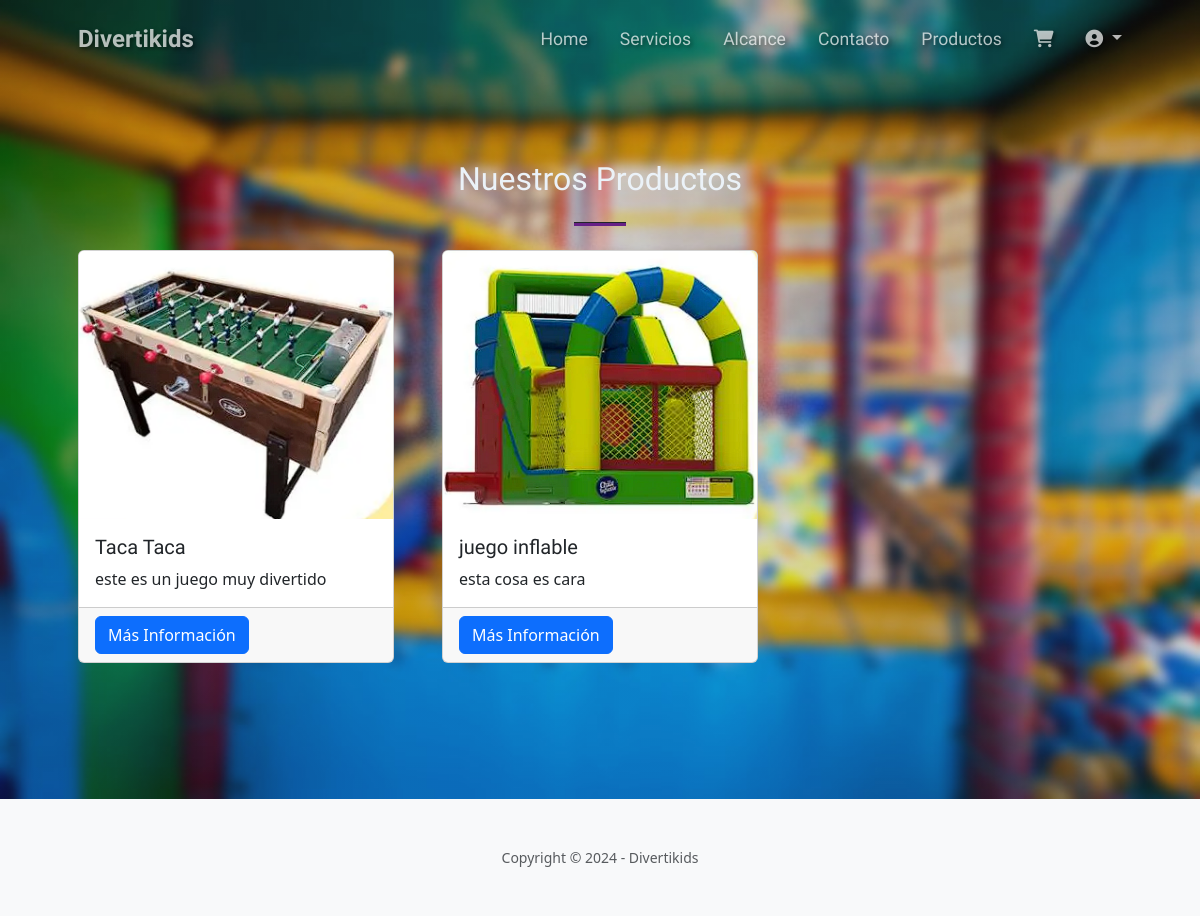
Page /productos/ on the earlier database version.
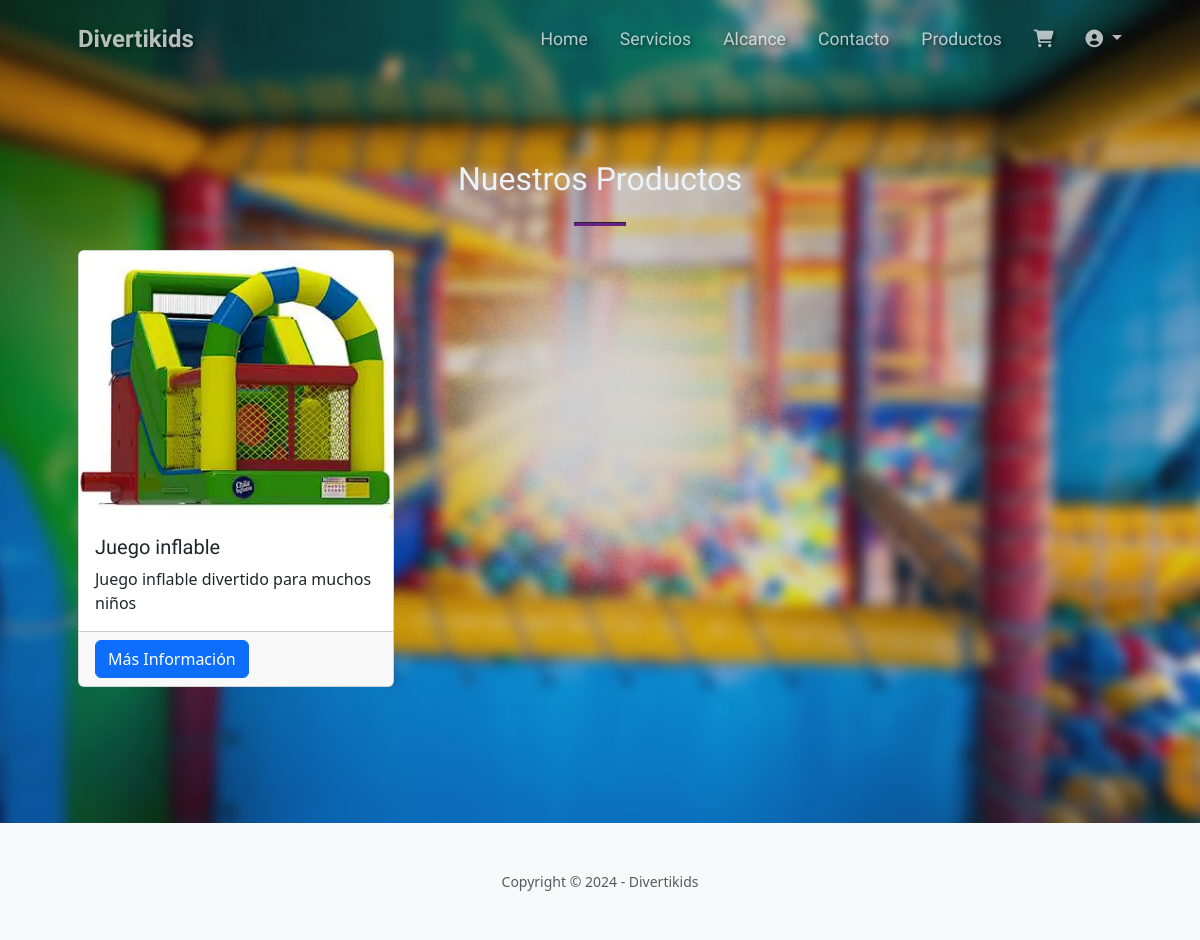
Same page on the later database version.
### games/models.py (models this page shows, shortened)
class Products(models.Model):
    title = models.CharField(max_length=80, verbose_name="Título")
    price = models.IntegerField(verbose_name="Precio")
    imagen = models.ImageField(upload_to="games", verbose_name="Imagen", null=True)
    description = models.TextField(verbose_name="Descripción")
    age_min = models.IntegerField(verbose_name="Edad mínima permitida", null=True)
    age_max = models.IntegerField(verbose_name="Edad máxima permitida", null=True)
    width = models.DecimalField(max_digits=5, decimal_places=2, verbose_name="Ancho (m)", null=True)
    height = models.DecimalField(max_digits=5, decimal_places=2, verbose_name="Largo (m)", null=True)
    stock = models.IntegerField(verbose_name="Cantidad")
    created = models.DateTimeField(auto_now_add=True)
    updated = models.DateTimeField(auto_now=True)
    class Meta:
        verbose_name = "Producto"
        verbose_name_plural = "Productos"

### games/views.py (the view)
# urls.py: path('productos/', views_game.productos, name='productos'),
def productos(request):
    productos=Products.objects.all()
    return render(request,"core/productos.html",{'productos':productos})

### core/templates/core/productos.html (shortened to what this page needs)
{% extends 'core/base.html' %}
{% block link %}
    {% load static %}
    <link href="https://cdn.jsdelivr.net/npm/bootstrap@5.3.0/dist/css/bootstrap.min.css" rel="stylesheet">
    <link rel="stylesheet" href="{% static 'core/css/c.css' %}">
{% endblock %}
{% block cont %}
    <section class="page-section bg-light" id="productos">
        <div class="container px-4 px-lg-5">
            <h2 class="text-center mt-0" style="color: rgb(235, 242, 248);">Nuestros Productos</h2>
            <hr class="divider" />
            <div class="row gx-4 gx-lg-5">
            {% for n in productos %}
                <div class="col-lg-4 col-md-6 mb-5">
                    <div class="card h-100">
                        <img class="card-img-top" src="{{n.imagen.url}}" alt="{{ n.title }}">
                        <div class="card-body">
                            <h5 class="card-title">{{n.title}}</h5>
                            <p class="card-text">{{n.description}}</p>
                        </div>
                        <div class="card-footer">
                            <button class="btn btn-primary" data-bs-toggle="modal" data-bs-target="#productModal{{ forloop.counter }}">Más Información</button>
                        </div>
                    </div>
                </div>
            {% endfor %}
            </div>
        </div>
    </section>
{% endblock %}

### core/templates/core/base.html (shortened to what this page needs)
<!DOCTYPE html>
<html lang="en">
    <head>
        <link href="https://cdn.jsdelivr.net/npm/bootstrap-icons@1.5.0/font/bootstrap-icons.css" rel="stylesheet" />
        <link href="https://cdnjs.cloudflare.com/ajax/libs/SimpleLightbox/2.1.0/simpleLightbox.min.css" rel="stylesheet" />
        <link rel="stylesheet" href="https://cdnjs.cloudflare.com/ajax/libs/font-awesome/6.0.0-beta3/css/all.min.css">
        {% load static %}
        <link rel="stylesheet" href="{% static 'core/css/styles.css' %}">
        <link rel="stylesheet" href="{% static 'core/css/styles_general.css' %}">
        <link rel="stylesheet" href="{% static 'core/js/scripts.js' %}">
        <link rel="stylesheet" href="{% static 'core/assets/img' %}">
        {%block link%}
        {%endblock%}
    </head>
    <body>
        <nav class="navbar navbar-expand-lg navbar-light fixed-top py-3" id="mainNav">
            <div class="container px-4 px-lg-5">
                <a class="navbar-brand" href="{% url 'home' %}#">Divertikids</a>
                <div class="collapse navbar-collapse" id="navbarResponsive">
                    <ul class="navbar-nav ms-auto my-2 my-lg-0">
                        <li class="nav-item"><a class="nav-link" href="{% url 'home' %}#">Home</a></li>
                        <li class="nav-item"><a class="nav-link" href="{% url 'home' %}#services">Servicios</a></li>
                        <li class="nav-item"><a class="nav-link" href="{% url 'home' %}#range">Alcance</a></li>
                        <li class="nav-item"><a class="nav-link" href="{% url 'home' %}#contact">Contacto</a></li>
                        <li class="nav-item"><a class="nav-link" href="{% url 'productos' %}">Productos</a></li>
                        <li class="nav-item"><a class="nav-link" href="{% url 'carrito' %}">
                            <i class="fa-solid fa-cart-shopping"></i>
                        </a></li>
                        <li class="nav-item dropdown">
                            <a class="nav-link dropdown-toggle" href="" id="userDropdown" role="button" data-bs-toggle="dropdown" aria-expanded="false">
                                <i class="fa-solid fa-circle-user"></i>
                            </a>
                        </li>
                    </ul>
                </div>
            </div>
        </nav>
        {% block cont %}
        {% endblock %}
        <footer class="bg-light py-5">
            <div class="container px-4 px-lg-5"><div class="small text-center text-muted">Copyright &copy; 2024 - Divertikids</div></div>
        </footer>
    </body>
</html>

### core/static/core/css/styles_general.css (style rules this page uses)
.nav-item { position: relative; }

### core/static/core/css/c.css (style rules this page uses)
.page-section { padding-top: 10rem; padding-bottom: calc(10rem - 4.5rem); background: linear-gradient(to bottom, rgba(51, 47, 47, 0.2) 10%, rgba(51, 47, 47, 0.2) 100%), url("../assets/img/bg-masthead.jpg"); background-position: center; background-repeat: no-repeat; background-attachment: scroll; background-size: cover; }

Differences in the rows shown:
removed Products: imagen (picture), title "Taca Taca", description "este es un juego muy divertido"
removed Products: imagen (picture), title "juego inflable", description "esta cosa es cara"
added Products: imagen (picture), title "Juego inflable", description "Juego inflable divertido para muchos niños"
